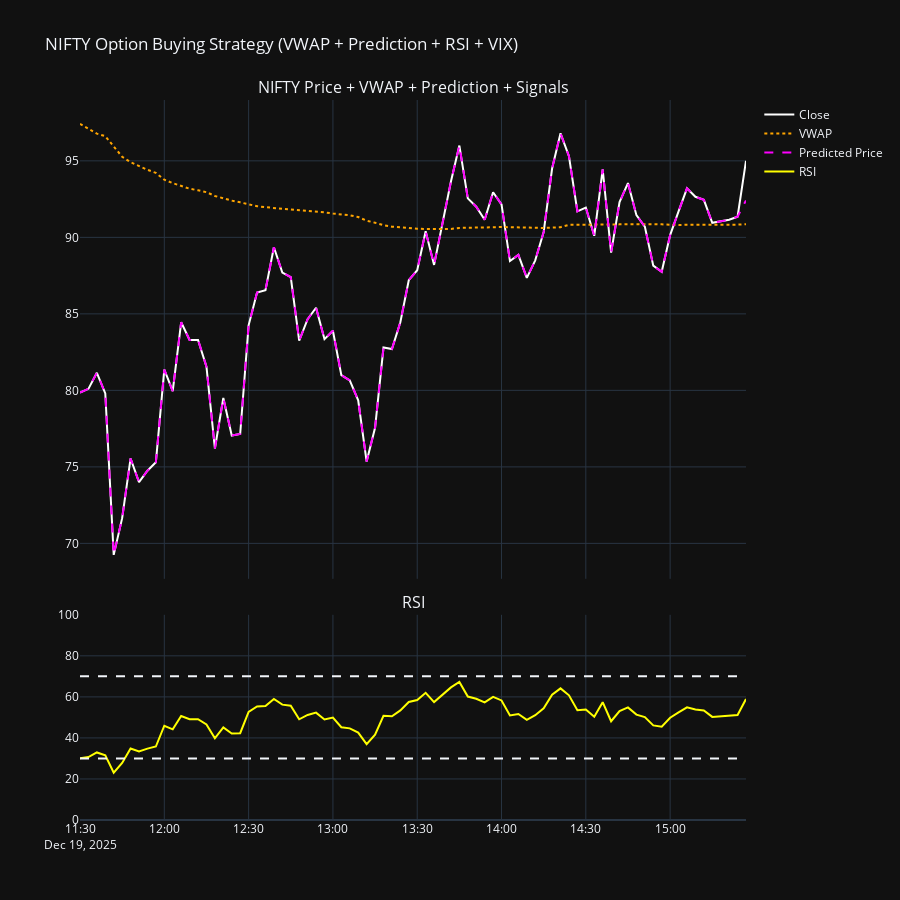

This figure's notebook cell:
### Code cell
import pandas as pd
from plotly.subplots import make_subplots
import plotly.graph_objects as go

# ===============================
# 1. PREPARE DATA
# ===============================
df = df.sort_values('Datetime').reset_index(drop=True)
df['Datetime'] = pd.to_datetime(df['Datetime'])

# ===============================
# 2. CREATE future_price (SAFE)
# ===============================
if 'future_price' not in df.columns:
    df['future_price'] = (
        df['close']
        + df['NIFTY_Change'].rolling(3).mean().fillna(0)
    )

# ===============================
# 3. CREATE SIGNAL COLUMN
# ===============================
df['signal'] = 0

buy_ce = (
    (df['close'] > df['VWAP']) &                 # Price above VWAP
    (df['EMA14'] > df['EMA20']) &                # Uptrend
    (df['RSI'] > 55) &                           # Momentum confirmed
    (df['NIFTY_Change'] > 0) &                   # Index supportive
    (df['VIX_Close'] > 12)                       # Enough volatility
)


buy_pe = (
    (df['close'] < df['VWAP']) &                 # Below VWAP
    (df['EMA14'] < df['EMA20']) &                # Downtrend
    (df['RSI'] < 45) &                           # Bear momentum
    (df['NIFTY_Change'] < 0) &                   # Index weak
    (df['VIX_Close'] > 12)
)

df.loc[buy_ce, 'signal'] = 1
df.loc[buy_pe, 'signal'] = -1


# ===============================
# 4. LAST N CANDLES
# ===============================
df_plot = df.tail(80).copy()

# ===============================
# 5. PLOT
# ===============================
fig = make_subplots(
    rows=2, cols=1,
    shared_xaxes=True,
    row_heights=[0.7, 0.3],
    vertical_spacing=0.05,
    subplot_titles=("NIFTY Price + VWAP + Prediction + Signals", "RSI")
)

# Close
fig.add_trace(go.Scatter(
    x=df_plot['Datetime'], y=df_plot['close'],
    name='Close', line=dict(color='white', width=2)
), row=1, col=1)

# VWAP
fig.add_trace(go.Scatter(
    x=df_plot['Datetime'], y=df_plot['VWAP'],
    name='VWAP', line=dict(color='orange', dash='dot')
), row=1, col=1)

# Predicted price
fig.add_trace(go.Scatter(
    x=df_plot['Datetime'], y=df_plot['future_price'],
    name='Predicted Price',
    line=dict(color='magenta', dash='dash')
), row=1, col=1)

# BUY CE
buy_df = df_plot[df_plot['signal'] == 1]
fig.add_trace(go.Scatter(
    x=buy_df['Datetime'], y=buy_df['close'],
    mode='markers', name='BUY CE',
    marker=dict(color='lime', size=12, symbol='triangle-up')
), row=1, col=1)

# BUY PE
sell_df = df_plot[df_plot['signal'] == -1]
fig.add_trace(go.Scatter(
    x=sell_df['Datetime'], y=sell_df['close'],
    mode='markers', name='BUY PE',
    marker=dict(color='red', size=12, symbol='triangle-down')
), row=1, col=1)

# RSI
fig.add_trace(go.Scatter(
    x=df_plot['Datetime'], y=df_plot['RSI'],
    name='RSI', line=dict(color='yellow')
), row=2, col=1)

fig.add_hline(y=70, row=2, col=1, line_dash="dash")
fig.add_hline(y=30, row=2, col=1, line_dash="dash")
fig.update_yaxes(range=[0, 100], row=2, col=1)

fig.update_layout(
    height=900,
    template='plotly_dark',
    title="NIFTY Option Buying Strategy (VWAP + Prediction + RSI + VIX)",
    xaxis_rangeslider_visible=False
)

fig.show()
